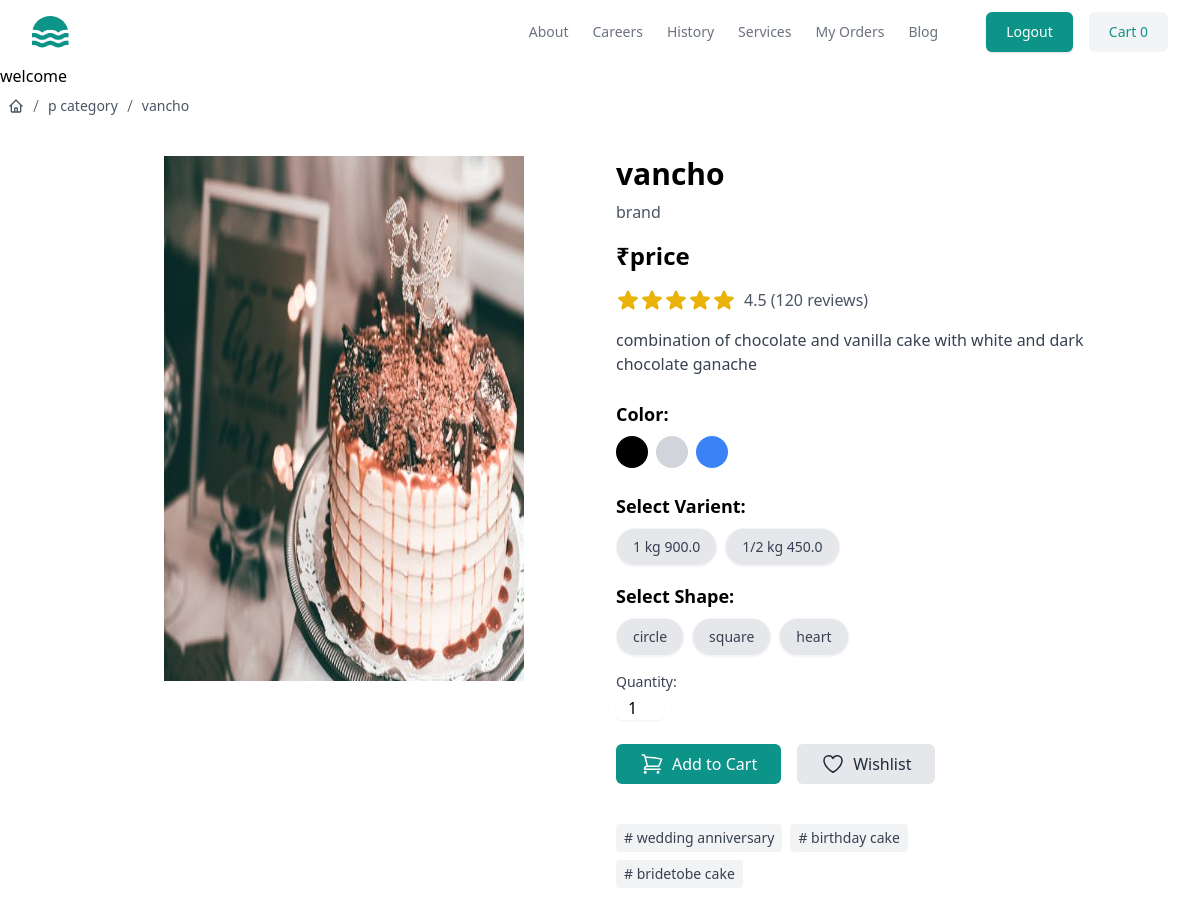
Page /products/14/ (signed in) on the committed database.
### store/models.py (models this page shows, shortened)
class BaseModel(models.Model):
    created_date=models.DateTimeField(auto_now_add=True)
    updated_date=models.DateTimeField(auto_now=True)
    is_active=models.BooleanField(default=True)

class Cake(BaseModel):
    title=models.CharField(max_length=100)
    description=models.TextField()
    picture=models.ImageField(upload_to="cakeimages",null=True,blank=True)
    tag_objects=models.ManyToManyField(Tag)
    shape_objects=models.ManyToManyField(Shape)

class CakeVarient(BaseModel):
    cake_object=models.ForeignKey(Cake,on_delete=models.CASCADE,related_name="varients")
    size_object=models.ForeignKey(Size,on_delete=models.CASCADE)
    price=models.FloatField()

class Size(BaseModel):
    name=models.CharField(max_length=70,unique=True)
    def __str__(self):
        return self.name

class Shape(BaseModel):
    name=models.CharField(max_length=80,unique=True)
    def __str__(self):
        return self.name

class Tag(BaseModel):
    name=models.CharField(max_length=100,unique=True)
    def __str__(self):
        return self.name

### store/views.py (the view)
# urls.py: path('products/<int:pk>/',views.ProductDetailView.as_view(),name='product-detail'),
@method_decorator(signin_required,name='dispatch')
class ProductDetailView(View):
    template_name='product_detail.html'
    def get(self,request,*args,**kwargs):
        id=kwargs.get('pk')
        qs=Cake.objects.get(id=id)
        return render(request,self.template_name,{'cakes':qs})

### store/context_processors.py (called while the page is built)
def greetings_context(request):
    return {'greetings':'welcome'}

def cart_context(request):
    cart_item_count=0
    if request.user.is_authenticated:
        cart_item_count=Cart.objects.filter(owner=request.user,is_order_placed=False).count()
    return {'cart_item_count':cart_item_count}

### store/templates/product_detail.html (shortened to what this page needs)
{% extends 'base.html' %}
{% block main_block %}
 <h1>{{greetings}}</h1>
<div class="p-2">
    <nav aria-label="Breadcrumb">
        <ol class="flex items-center gap-1 text-sm text-gray-600">
          <li>
            <a href="" class="block transition hover:text-gray-700">
            </a>
          </li>
          <li class="rtl:rotate-180">
            <svg
              xmlns="http://www.w3.org/2000/svg"
              fill="none"
              viewBox="0 0 24 24"
              stroke-width="1.5"
              stroke="currentColor"
              class="size-4"
            >
              <path stroke-linecap="round" stroke-linejoin="round" d="m9 20.247 6-16.5" />
            </svg>
          </li>
          <li>
            <a href="#" class="block transition hover:text-gray-700">p category </a>
          </li>
          <li class="rtl:rotate-180">
            <svg
              xmlns="http://www.w3.org/2000/svg"
              fill="none"
              viewBox="0 0 24 24"
              stroke-width="1.5"
              stroke="currentColor"
              class="size-4"
            >
              <path stroke-linecap="round" stroke-linejoin="round" d="m9 20.247 6-16.5" />
            </svg>
          </li>
          <li>
            <a href="#" class="block transition hover:text-gray-700"> {{cakes.title}} </a>
          </li>
        </ol>
    </nav>
</div>
<div class="bg-white">
    <div class="container mx-auto px-4 py-8">
      <div class="flex flex-wrap -mx-4">
        <div class="w-full md:w-1/2 px-4 mb-8">
          {% if cakes.picture %}
          <img src="{{cakes.picture.url}}" id="mainImage" class="w-3/4 h-3/4 mx-auto">
          {% endif %}
        </div>
        <div class="w-full md:w-1/2 px-4">
          <h2 class="text-3xl font-bold mb-2">{{cakes.title}}</h2>
          <p class="text-gray-600 mb-4">brand</p>
          <div class="mb-4">
            <span class="text-2xl font-bold mr-2">₹price</span>
          </div>
          <div class="flex items-center mb-4">
            <span class="ml-2 text-gray-600">4.5 (120 reviews)</span>
          </div>
          <p class="text-gray-700 mb-6">{{cakes.description}}</p>
          <div class="mb-6">
            <h3 class="text-lg font-semibold mb-2">Color:</h3>
            <div class="flex space-x-2">
              <button class="w-8 h-8 bg-black rounded-full focus:outline-none focus:ring-2 focus:ring-offset-2 focus:ring-black"></button>
              <button class="w-8 h-8 bg-gray-300 rounded-full focus:outline-none focus:ring-2 focus:ring-offset-2 focus:ring-gray-300"></button>
              <button class="w-8 h-8 bg-blue-500 rounded-full focus:outline-none focus:ring-2 focus:ring-offset-2 focus:ring-blue-500"></button>
            </div>
          </div>
          <form action="{%url 'add-to-cart'%}" method="post">
            <div class="mb-4">
                <h3 class="text-lg font-semibold mb-2">Select Varient:</h3>
                <div class="flex items-center mt-2">
                    {% for varient in cakes.varients.all %}
                    <label class="bg-gray-200 light:bg-gray-600 text-gray-700 light:text-white py-2 px-4 rounded-full font-bold mr-2 hover:bg-gray-300 light:hover:bg-gray-600 cursor-pointer border border-gray-100 bg-grey-200 p-4 text-sm font-medium shadow-sm hover:border-gray-200 has-[:checked]:border-blue-500 has-[:checked]:ring-1 has-[:checked]:ring-blue-500"><input class="sr-only" type="radio" value="{{varient.id}}" name="varient">{{varient.size_object}} {{varient.price}}</label>
                    {% endfor %}
                </div>
              </div>
            <div class="mb-4">
              <h3 class="text-lg font-semibold mb-2">Select Shape:</h3>
              <div class="flex items-center mt-2">
                  {% for shape in cakes.shape_objects.all %}
                  <label class="bg-gray-200 light:bg-gray-600 text-gray-700 light:text-white py-2 px-4 rounded-full font-bold mr-2 hover:bg-gray-300 light:hover:bg-gray-600 cursor-pointer border border-gray-100 bg-grey-200 p-4 text-sm font-medium shadow-sm hover:border-gray-200 has-[:checked]:border-blue-500 has-[:checked]:ring-1 has-[:checked]:ring-blue-500"><input class="sr-only" type="radio" value="{{shape.id}}" name="shape">{{shape}}</label>
                  {% endfor %}
              </div>
            </div>
            <div class="mb-6">
              <label for="quantity" class="block text-sm font-medium text-gray-700 mb-1">Quantity:</label>
              <input type="number" id="quantity" name="quantity" min="1" value="1"
                            class="w-12 text-center rounded-md border-gray-300  shadow-sm focus:border-indigo-300 focus:ring focus:ring-indigo-200 focus:ring-opacity-50">
            </div>
            <div class="flex space-x-4 mb-6">
              <button
                  type="submit"
                  class="bg-teal-600 flex gap-2 items-center text-white px-6 py-2 rounded-md hover:bg-teal-700 focus:outline-none focus:ring-2 focus:ring-teal-500 focus:ring-offset-2">
                  Add to Cart
              </button>
              <button
                  class="bg-gray-200 flex gap-2 items-center  text-gray-800 px-6 py-2 rounded-md hover:bg-gray-300 focus:outline-none focus:ring-2 focus:ring-gray-500 focus:ring-offset-2">
                  Wishlist
              </button>
            </div>
          </form>
          <div class="flex flex-wrap gap-2 pe-4 max-w-sm mt-10 text-sm">
            {% for tag in cakes.tag_objects.all %}
            <span class="px-2 py-1 rounded bg-gray-200/50 text-gray-700 hover:bg-gray-200 cursor-default"># {{tag}}</span>
            {% endfor %}
          </div>
        </div>
      </div>
    </div>
</div>
{% endblock %}

### rows in the picture
Cake: title "vancho", picture (picture), description "combination of chocolate and vanilla cake with white and dark chocolate ganache"
CakeVarient: size_object "1 kg", price "900.0"
CakeVarient: size_object "1/2 kg", price "450.0"
Shape: name "circle"
Shape: name "square"
Shape: name "heart"
Tag: name "wedding anniversary"
Tag: name "birthday cake"
Tag: name "bridetobe cake"

### other values in the picture
{{ cart_item_count }} "0"
{{ greetings }} "welcome"
